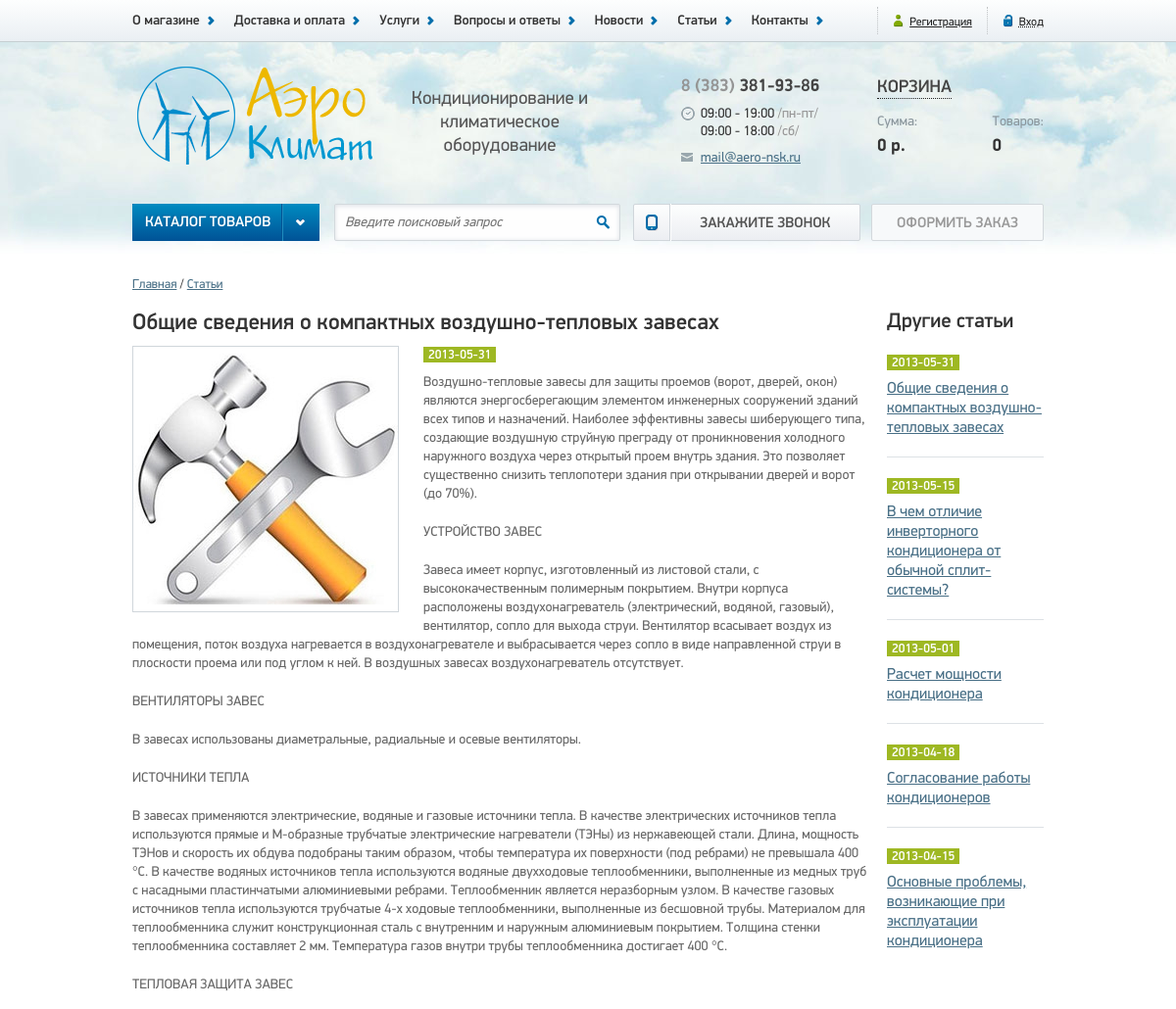
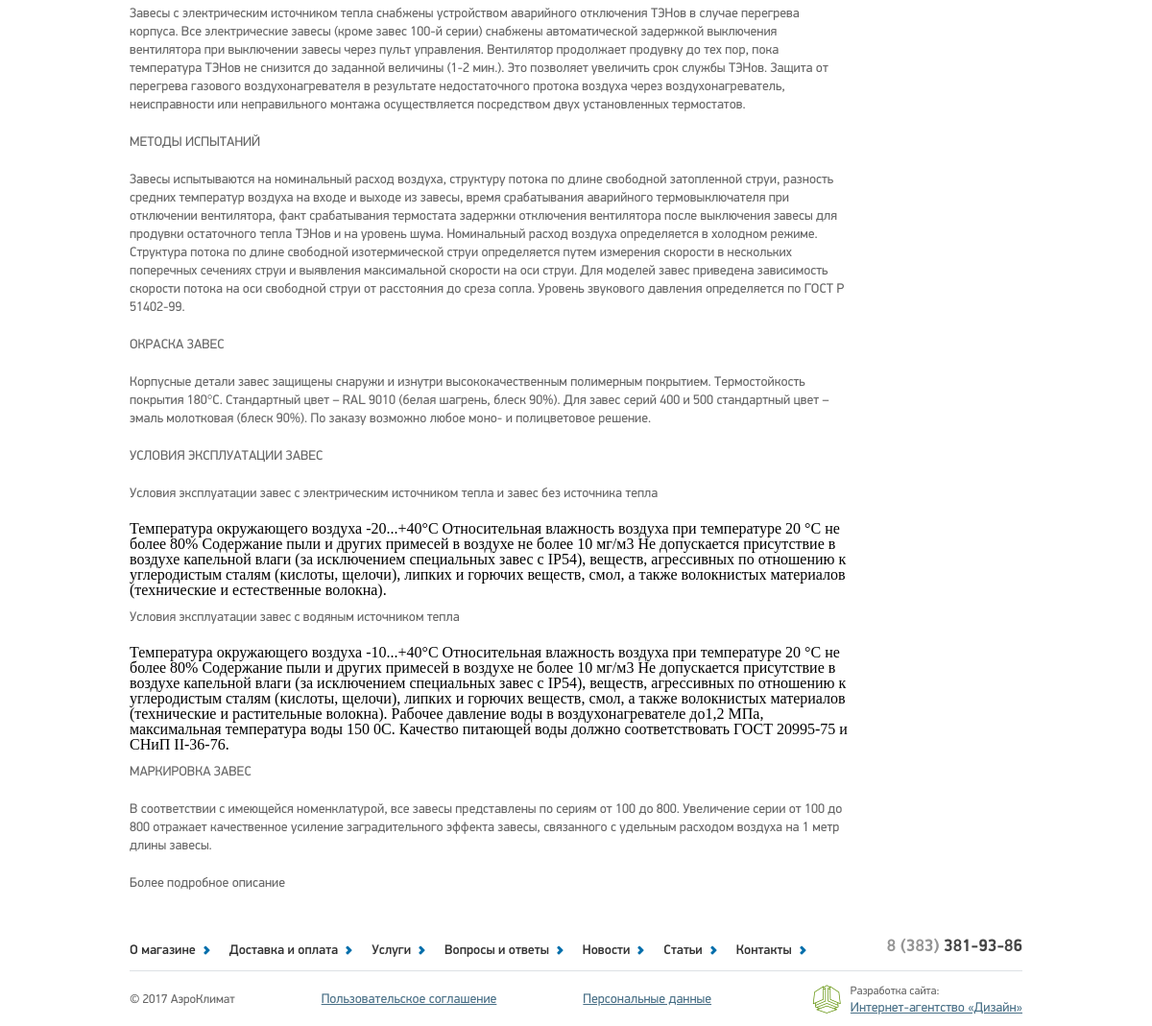
/papers/show/?id=9, run on the app's committed database (2 pictures, top to bottom).
### tables this page shows
CREATE TABLE `pages` (
  `id` int(3) NOT NULL,
  `name` varchar(255) NOT NULL,
  `title` varchar(255) NOT NULL,
  `meta_d` varchar(255) NOT NULL,
  `meta_k` varchar(255) NOT NULL,
  `text` text NOT NULL,
  `text1` text,
  `text2` text,
  `text3` text
);

CREATE TABLE `papers` (
  `id` int(5) NOT NULL,
  `author_id` int(5) DEFAULT NULL,
  `title` varchar(255) NOT NULL,
  `date` date NOT NULL,
  `image` varchar(255) DEFAULT NULL,
  `text` text NOT NULL
);

### app/Controllers/Papers.php (called while the page is built, shortened)
<?php
class Papers
    extends Controller
{
    protected function actionShow()
    {
        $this->view->item  = Paper::findById($_GET['id']);
        $this->view->items = Paper::findLatest(5);
        $this->view->page  = Page::findByName('papers');
        $this->view->display(__DIR__ . '/../../views/default/article.php');
    }
}

### public/index.php (called while the page is built, shortened)
<?php
$uri = $_SERVER['REQUEST_URI'];
$parts = explode('/', $uri);
foreach ($parts as $key => $part){
    $parts[$key] = ucfirst($part);
}
if ($parts[1] === 'Admin'){
    $controllerClass = '\\App\\Controllers\\Admin\\' . (!empty($parts[2]) ? $parts[2] : 'Index');
    if (!class_exists($controllerClass)) {
        $controller = new Errors();
        $controller->action('403');
    }
    $actionName = (!empty($parts[3]) ? $parts[3] : 'Default');
} else {
    $actionName = (!empty($parts[2]) ? $parts[2] : 'Default');
}
$controller = new $controllerClass;
try {
    $controller->action($actionName);
} catch (DbException $e) {
    $controller = new Errors();
    $controller->action('500');
} catch (NotFoundException $e) {
    $controller = new Errors();
    $controller->action('404');
} catch (UploaderException $e) {
    $controller = new Errors();
    $controller->action('400');
}

### app/Traits/Magic.php (called while the page is built, shortened)
<?php
trait Magic
{
    protected $data = [];
    public function __set($name, $value)
    {
        $this->data[$name] = $value;
    }
    public function __get($name)
    {
        return $this->data[$name];
    }
}

### app/Db.php (called while the page is built, shortened)
<?php
class Db
{
    protected $dbh;
    public function __construct()
    {
        $config = Config::getInstance()->data;
        $dsn = 'mysql:host=' . $config['db']['host'] . ';dbname=' . $config['db']['dbname'];
        try {
            $this->dbh = new \PDO($dsn, $config['db']['user'], $config['db']['password']);
        } catch (\PDOException $e) {
            $exc = new DbException($e->getMessage(), $e->getCode());
            Logger::getInstance()->emergency($exc);
            throw $exc;
        }
    }
    public function query(string $sql, string $class, array $params = [])
    {
        try {
            $sth = $this->dbh->prepare($sql);
            $sth->execute($params);
            return $sth->fetchAll(\PDO::FETCH_CLASS, $class);
        } catch (\PDOException $e) {
            $exc = new DbException($e->getMessage(), $e->getCode());
            Logger::getInstance()->error($exc);
            throw $exc;
        }
    }
}

### app/Traits/Singleton.php (called while the page is built, shortened)
<?php
trait Singleton
{
    private static $instance = null;
    public static function getInstance()
    {
        if (static::$instance === null) {
            static::$instance = new static();
        }
        return static::$instance;
    }
}

### app/Config.php (called while the page is built, shortened)
<?php
class Config
{
    private function __construct()
    {
        $this->data = require __DIR__ . '/../config/config.php';
    }
}

### config/config.php (called while the page is built)
<?php
return [
    'db' => [
        'host'     => 'localhost',
        'dbname'   => 'aero',
        'user'     => 'root',
        'password' => ''
    ],
    'log' => [
        'error'    => __DIR__ . '/../logs/errors.log'
    ],
    'image' => [
        'path'     => __DIR__ . '/../public/images/'
    ]
];

### app/Models/Model.php (called while the page is built, shortened)
<?php
abstract class Model
{
    protected static $table = null;
    public static function findLatest(int $count): array
    {
        $sql = 'SELECT * FROM ' . static::$table . ' ORDER BY id DESC LIMIT ' . $count;
        $db = new Db();
        $data = $db->query($sql, static::class);
        return $data;
    }
    public static function findById(int $id)
    {
        $sql = 'SELECT * FROM ' . static::$table . ' WHERE id=:id';
        $params = [
            ':id' => $id
        ];
        $db = new Db();
        $data = $db->query($sql, static::class, $params);
        return array_shift($data);
    }
    public static function findByName(string $name)
    {
        $sql = 'SELECT * FROM ' . static::$table . ' WHERE name=:name';
        $params = [
            ':name' => $name
        ];
        $db = new Db();
        $data = $db->query($sql, static::class, $params);
        return array_shift($data);
    }
}

### app/Models/Paper.php (called while the page is built, shortened)
<?php
class Paper
    extends Model
{
    public function __get($name)
    {
        return $this->data[$name];
    }
}

### views/default/article.php (the view)
<?php require __DIR__ . '/../header.php'; ?>
<section class="container clearfix">
    <div class="path">
        <span>
            <a href="/">Главная</a>
        </span>
        <span>
            <a href="/<?php echo $this->page->name; ?>"><?php echo $page->title; ?></a>
        </span>
    </div>
    <main class="narrow left">
        <h1><?php echo $item->title; ?></h1>
        <img class="left" src="/images/<?php echo $page->name; ?>/<?php echo $item->image; ?>" width="270"/>
        <span class="date"><?php echo $item->date; ?></span>
        <?php echo $item->text; ?>
    </main>
    <aside class="lastItems right">
        <h2>Другие <?php echo mb_strtolower($page->title); ?></h2>
        <?php foreach ($items as $item): ?>
            <article>
                <span class="date"><?php echo $item->date; ?></span>
                <a href="/<?php echo $this->page->name; ?>/show/?id=<?php echo $item->id; ?>"><?php echo $item->title; ?></a>
            </article>
        <?php endforeach; ?>
    </aside>
</section>
<?php require __DIR__ . '/../footer.php';

### public/css/style.css (style rules this page uses)
.left { float: left; }
.right { float: right; }
.clearfix::after { content:""; display: table; clear: both; }
body { background: #ffffff url(/images/bg.jpg) repeat-x 0 42px; }
p { font: 14px/19px "Display"; color: #666666; margin-top: 10px; margin-bottom: 20px; }
h1 { font: 23px "DisplayMedium"; color: #333; padding-bottom: 10px; }
h2 { font: 21px "DisplayMedium"; color: #333; }
.container { width: 930px; margin: 0 auto; }
.path { margin: 15px 0; font: 13px "Display"; color: #333333; }
.path a { font-size: 13px; }
.path span:after { content: " / "; }
.path span:last-child::after { content: ""; }
section main.narrow { width: 750px; }
main.wide img, main.narrow img { border: 1px solid #D0D6DB; margin: 0 25px 7px 0; }
main.wide .date, main.narrow .date { font: 13px "DisplayMedium"; color: #fff; padding: 0 5px; background: #9eb823; }
aside.lastItems { width: 160px; }
aside.lastItems article { margin: 20px 0; border-bottom: 1px solid #dde1e5; }
aside.lastItems article:last-child { border-bottom: none; }
aside.lastItems .date { font: 13px "DisplayMedium"; color: #fff; padding: 0 5px; background: #9eb823; }
aside.lastItems a { display: block; margin: 8px 0 20px 0; font: 16px/20px "Display"; }

### data on the page
pages: title "Статьи", name.image (picture), title "статьи"
papers: title "Общие сведения о компактных воздушно-тепловых завесах", date "2013-05-31", text "Воздушно-тепловые завесы для защиты проемов (ворот, дверей, окон) являются энергосберегающим элементом инженерных сооружений зданий всех типов и назначений. Наиболее эффективны завесы шиберующего типа, создающие воздушную струйную преграду от проникновения холодного наружного воздуха через открытый проем внутрь здания. Это позволяет существенно снизить теплопотери здания при открывании дверей и ворот (до 70%). УСТРОЙСТВО ЗАВЕС Завеса имеет корпус, изготовленный из листовой стали, с высококачественным полимерным покрытием. Внутри корпуса расположены воздухонагреватель (электрический, водяной, газовый), вентилятор, сопло для выхода струи. Вентилятор всасывает воздух из помещения, поток…"
papers: date "2013-05-15", title "В чем отличие инверторного кондиционера от обычной сплит-системы?"
papers: date "2013-05-01", title "Расчет мощности кондиционера"
papers: date "2013-04-18", title "Согласование работы кондиционеров"
papers: date "2013-04-15", title "Основные проблемы, возникающие при эксплуатации кондиционера"
